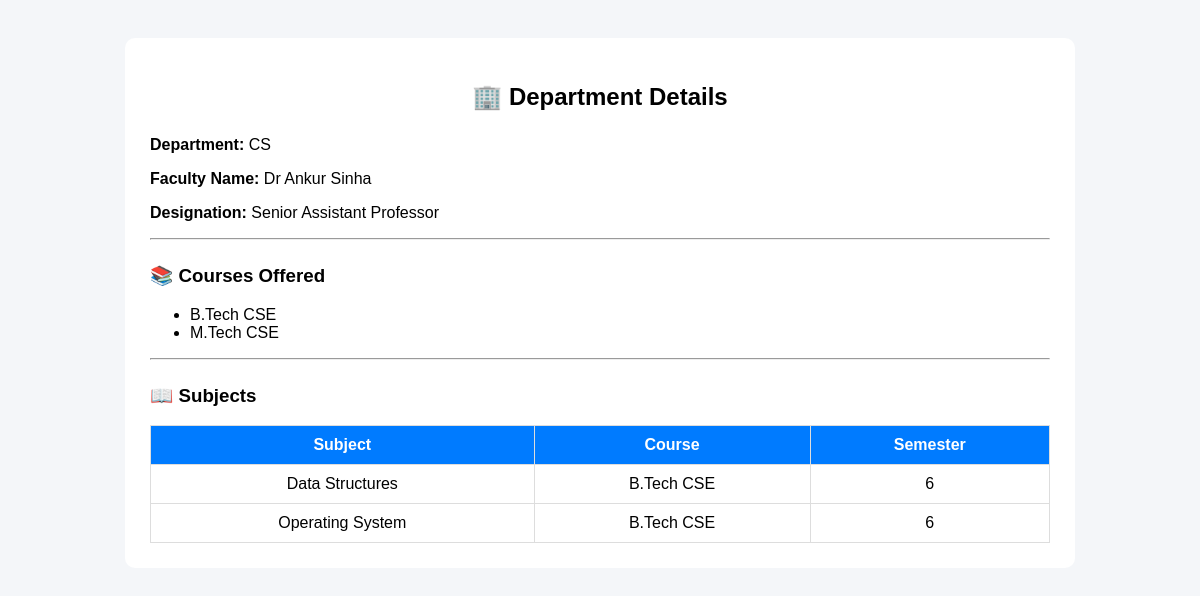
Screenshot of /faculty/department (signed in) with the database file from the repository.
### tables this page shows
CREATE TABLE faculty (
    id INTEGER PRIMARY KEY AUTOINCREMENT,
    faculty_id TEXT,
    name TEXT,
    department TEXT,
    designation TEXT,
    email TEXT,
    phone TEXT,
    password TEXT,
    profile_pic TEXT
);

CREATE TABLE subjects (
    id INTEGER PRIMARY KEY AUTOINCREMENT,
    student_id INTEGER,
    subject_name TEXT,
    teacher_name TEXT,
    attendance INTEGER,
    internal_marks INTEGER,
    syllabus_file TEXT,
    course TEXT,
    semester TEXT,
    FOREIGN KEY(student_id) REFERENCES students(id)
);

### app.py (the view)
@app.route("/faculty/department")
def faculty_department():
    if "faculty_id" not in session:
        return redirect("/")
    conn = sqlite3.connect("database.db")
    conn.row_factory = sqlite3.Row
    faculty_id = session["faculty_id"]
    faculty = conn.execute("""
        SELECT * FROM faculty WHERE id = ?
    """, (faculty_id,)).fetchone()
    subjects = conn.execute("""
        SELECT subject_name, course, semester
        FROM subjects
    """).fetchall()
    conn.close()
    return render_template(
        "faculty_department.html",
        faculty=faculty,
        subjects=subjects
    )

### templates/faculty_department.html (shortened to what this page needs)
<!DOCTYPE html>
<html>
<head>
</head>
<body>
<div class="container">
<h2>🏢 Department Details</h2>
<div class="section">
    <p><b>Department:</b> {{ faculty.department }}</p>
    <p><b>Faculty Name:</b> {{ faculty.name }}</p>
    <p><b>Designation:</b> {{ faculty.designation }}</p>
</div>
<hr>
<div class="section">
    <h3>📚 Courses Offered</h3>
    <ul>
        <li>B.Tech CSE</li>
        <li>M.Tech CSE</li>
    </ul>
</div>
<hr>
<div class="section">
    <h3>📖 Subjects</h3>
    <table>
        <tr>
            <th>Subject</th>
            <th>Course</th>
            <th>Semester</th>
        </tr>
        {% for sub in subjects %}
        <tr>
            <td>{{ sub.subject_name }}</td>
            <td>{{ sub.course }}</td>
            <td>{{ sub.semester }}</td>
        </tr>
        {% endfor %}
    </table>
</div>
</div>
</body>
</html>

### templates/faculty_department.html (style rules this page uses)
body { font-family:Arial; background:#f4f6f9; padding:30px; }
.container { width:900px; margin:auto; background:white; padding:25px; border-radius:10px; }
h2 { text-align:center; }
.section { margin-top:25px; }
table { width:100%; border-collapse:collapse; margin-top:10px; }
th,td { border:1px solid #ddd; padding:10px; text-align:center; }
th { background:#007bff; color:white; }

### rows the page displays
faculty: department "CS", name "Dr Ankur Sinha", designation "Senior Assistant Professor"
subjects: subject_name "Data Structures", course "B.Tech CSE", semester "6"
subjects: subject_name "Operating System", course "B.Tech CSE", semester "6"
